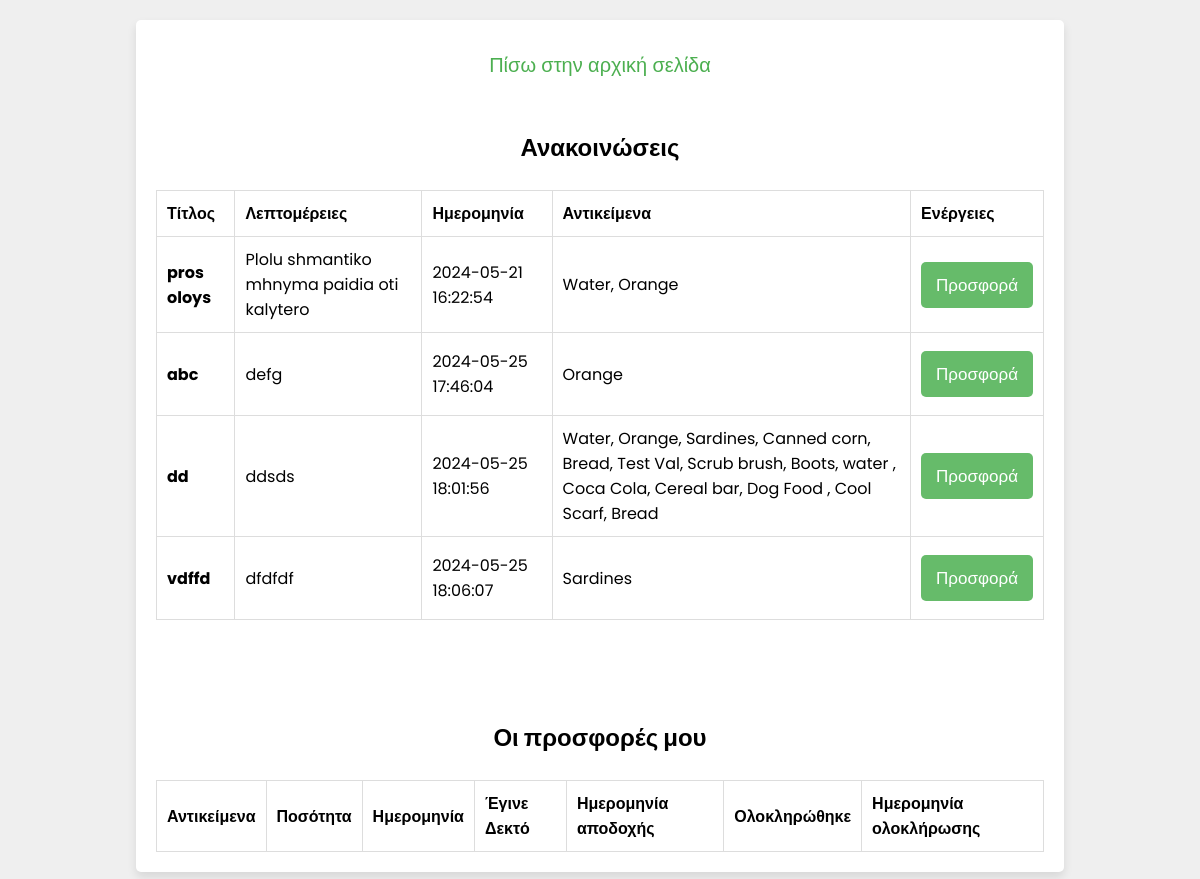
Page /civilian_announcements.php (signed in) on the earlier database version.
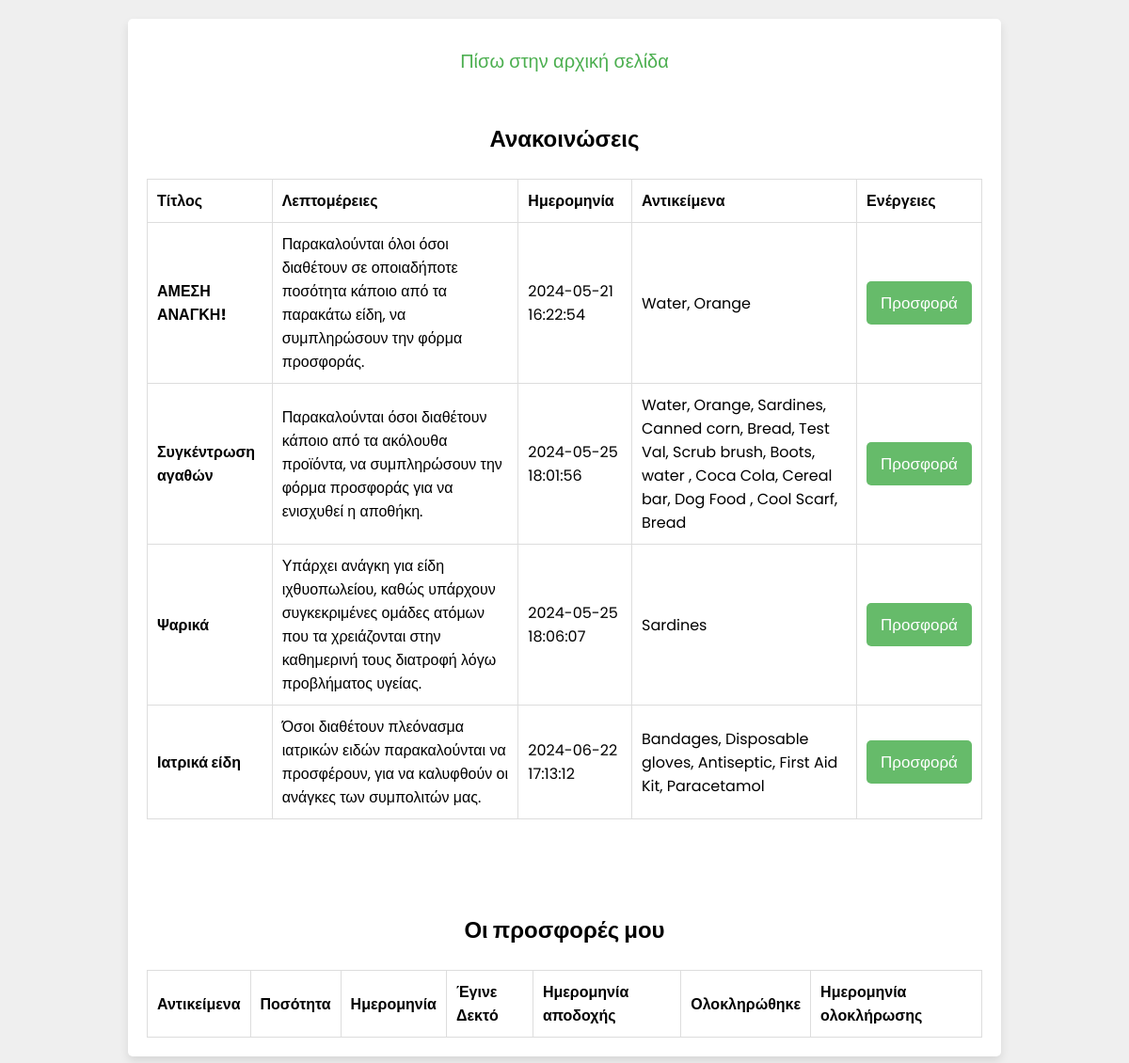
Same page on the later database version.
### tables this page shows
CREATE TABLE `announcements` (
  `id` int(255) NOT NULL,
  `title` varchar(255) NOT NULL,
  `details` text NOT NULL,
  `date` datetime NOT NULL,
  `item_ids` varchar(255) NOT NULL
);

### civilian_announcements.php (the view, shortened to what this page needs)
<?php
@include 'config.php';
?>
<!DOCTYPE html>
<html lang="el">
<head>
    <link rel="stylesheet" href="css/style.css">
</head>
<body>
    <div class="form-container">
    <form id="initialize_form" action="" method="post">
    <p><a href="civilian_page.php">Πίσω στην αρχική σελίδα</a></p>
    <br><br>
        <h2>Ανακοινώσεις</h2><br>
        <table class="table" id="announcementsTable">
            <thead>
                <tr>
                    <th scope="col">Τίτλος</th>
                    <th scope="col">Λεπτομέρειες</th>
                    <th scope="col">Ημερομηνία</th>
                    <th scope="col">Αντικείμενα</th>
                    <th scope="col">Ενέργειες</th>
                </tr>
            </thead>
            <tbody>
                <?php
                $stmt = $conn->prepare("SELECT id, title, details, date, item_ids FROM announcements");
                $stmt->execute();
                $result = $stmt->get_result();
                if ($result->num_rows > 0) {
                    while ($row = $result->fetch_assoc()) {
                        $announcement_id = $row['id'];
                        $item_ids = explode(',', $row['item_ids']);
                        $item_names = [];
                        foreach ($item_ids as $item_id) {
                            $item_stmt = $conn->prepare("SELECT name FROM items WHERE id = ?");
                            $item_stmt->bind_param("i", $item_id);
                            $item_stmt->execute();
                            $item_result = $item_stmt->get_result();
                            if ($item_row = $item_result->fetch_assoc()) {
                                $item_names[] = $item_row['name'];
                            }
                        }
                        $item_names_str = implode(', ', $item_names);
                        echo '<tr>
                            <th scope="row">' . htmlspecialchars($row['title']) . '</th>
                            <td>' . htmlspecialchars($row['details']) . '</td>
                            <td>' . htmlspecialchars($row['date']) . '</td>
                            <td>' . htmlspecialchars($item_names_str) . '</td>
                            <td>
                                <button class="update-btn form-btn"><a href="add_offer_or_request.php?is_a=offer&announcement_id=' . $announcement_id . '">Προσφορά</a></button>
                            </td>
                        </tr>';
                    }
                } else {
                    echo "<tr><td colspan='5'>Δεν βρέθηκαν ανακοινώσεις</td></tr>";
                }
                ?>
            </tbody>
        </table>
        <br><br>
        <form id="initialize_form" action="" method="post">
            <br><br>
            <h2>Οι προσφορές μου</h2><br>
            <table class="table" id="offersTable">
                <thead>
                    <tr>
                        <th scope="col">Αντικείμενα</th>
                        <th scope="col">Ποσότητα</th>
                        <th scope="col">Ημερομηνία</th>
                        <th scope="col">Έγινε Δεκτό</th>
                        <th scope="col">Ημερομηνία αποδοχής</th>
                        <th scope="col">Ολοκληρώθηκε</th>
                        <th scope="col">Ημερομηνία ολοκλήρωσης</th>
                    </tr>
                </thead>
            </table>
        </form>
    </div>
</body>
</html>

Differences in the rows shown:
removed announcements: title "abc", details "defg", date "2024-05-25 17:46:04", item_names_str "Orange"
changed announcements: title "pros oloys" → "ΑΜΕΣΗ ΑΝΑΓΚΗ!"; details "Plolu shmantiko mhnyma paidia oti kalytero" → "Παρακαλούνται όλοι όσοι διαθέτουν σε οποιαδήποτε ποσότητα κάποιο από τα παρακάτω είδη, να συμπληρώσουν την φόρμα προσφοράς."
changed announcements: title "dd" → "Συγκέντρωση αγαθών"; details "ddsds" → "Παρακαλούνται όσοι διαθέτουν κάποιο από τα ακόλουθα προϊόντα, να συμπληρώσουν την φόρμα προσφοράς για να ενισχυθεί η αποθήκη."
changed announcements: title "vdffd" → "Ψαρικά"; details "dfdfdf" → "Υπάρχει ανάγκη για είδη ιχθυοπωλείου, καθώς υπάρχουν συγκεκριμένες ομάδες ατόμων που τα χρειάζονται στην καθημερινή τους διατροφή λόγω προβλήματος υγείας."
added announcements: title "Ιατρικά είδη", details "Όσοι διαθέτουν πλεόνασμα ιατρικών ειδών παρακαλούνται να προσφέρουν, για να καλυφθούν οι ανάγκες των συμπολιτών μας.", date "2024-06-22 17:13:12", item_names_str "Bandages, Disposable gloves, Antiseptic, First Aid Kit, Paracetamol"
